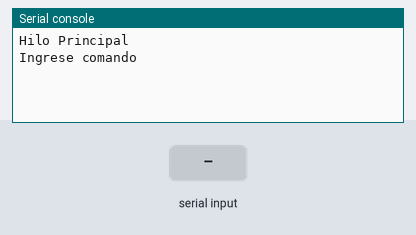
This program was run on a simulated ESP32 board running MicroPython. Shown: the last lines printed to the serial console. The test bench sets the inputs (shaded band). A reset restarts the program; the interpreter's speed is modelled, so counts of loop turns are approximate; values from a settings file that is not in the repository are placeholders.

Above: at 1.2 s.
1.3 s: "1" typed at the serial console, then Enter
At 2.5 s:
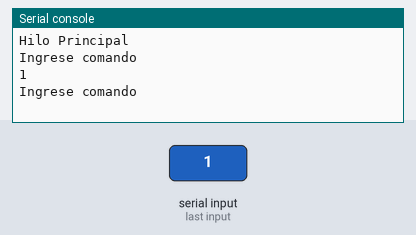
2.8 s: "0" typed at the serial console, then Enter
At 3.8 s:
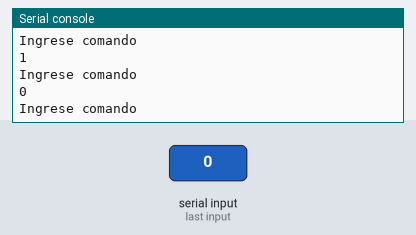
4.3 s: "2" typed at the serial console, then Enter
At 4.51 s:
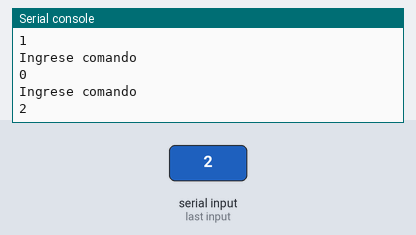

Measured:
- after the input at 1.3 s, the serial console: prints a new line at once (image 1)
- after the input at 2.8 s, the serial console: prints a new line at once (image 2)
- after the input at 4.3 s, the serial console: prints a new line at once (image 3)

The program:

main.py
```python
from ota import OTAUpdater
from WIFI_CONFIG import SSID, PASSWORD

firmware_url = "https://raw.githubusercontent.com/FirmwareIngelean115/ota_esp32/"
ota_updater = OTAUpdater(SSID, PASSWORD, firmware_url, "hilo_principal.py")
ota_updater.download_and_install_update_if_available()
from hilo_principal import hilo_principal
hilo_principal()
```

hilo_principal.py
```python
import machine


def hilo_principal():
    print("Hilo Principal")
    contador = 0
    while True:
        input("Ingrese comando")
        contador += 1
        if contador >= 3:
            machine.reset()
```
